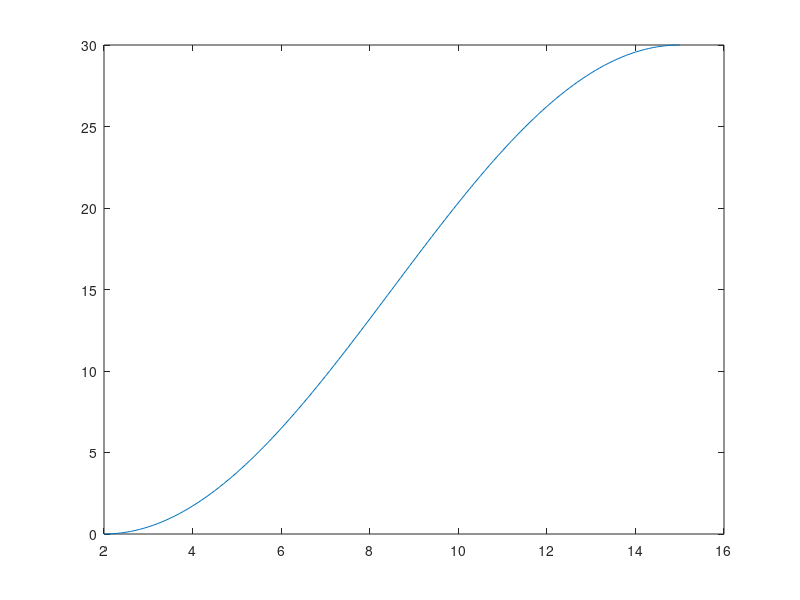

Here is the MATLAB script that generated this plot: (Note: this script raises an error after producing the figure.)
%% Define relevant model funtions:
V = @(p,s) p(3)/2*(1 - cos(pi*(s-p(4))/(p(5) - p(4))));
OVM_Accel = @(p,s,ds,v)  p(1)*(p(3)/2*(1 - cos(pi*(s-p(4))/(p(5) - p(4))))-v) + p(2)*(ds);


%% Define the parameters and equilibria:
% of the form: params = [alpha,beta,v0,d0]
params = [.1,5,30,2,15];
s_eq = params(4):.1:params(5);
v_eq = V(params,s_eq);

%% Plot results:
figure()
plot(s_eq,v_eq)

[q,rho,stab] = string_stability_general(params,Bando_Accel,s_eq,v_eq,4);
